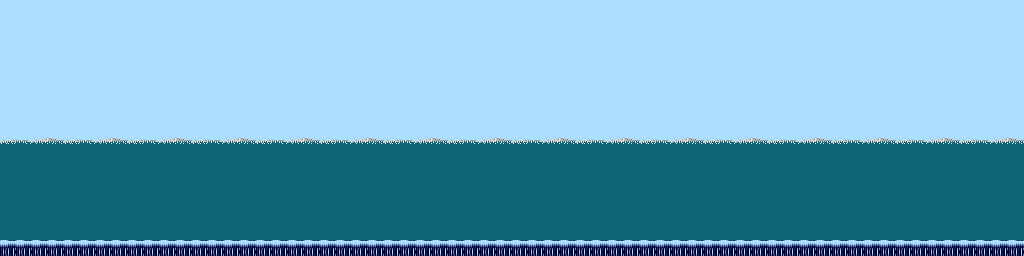

Below is a game level as drawn by its tile map, then a one-line description and the .tmx file that defines it, in full:
An orthogonal 64x16 tile map with 16x16 px tiles, 2 tile layers (layer0, layer1) and 1 object.

<map version="1.10" tiledversion="1.11.2" orientation="orthogonal" renderorder="right-down" width="64" height="16" tilewidth="16" tileheight="16" infinite="0" nextlayerid="3" nextobjectid="1">
 <tileset firstgid="1" name="tiles" tilewidth="16" tileheight="16" tilecount="233" columns="16">
  <image source="lr.png" width="256" height="240" />
  <tile id="25">
   <objectgroup draworder="index" id="2">
    <object id="1" x="0" y="0">
     <polygon points="0,0 16,0 16,16 0,16" />
    </object>
   </objectgroup>
  </tile>
  <tile id="84">
   <animation>
    <frame tileid="84" duration="500" />
    <frame tileid="86" duration="500" />
   </animation>
  </tile>
  <tile id="85">
   <animation>
    <frame tileid="85" duration="500" />
    <frame tileid="87" duration="500" />
   </animation>
  </tile>
  <tile id="86">
   <animation>
    <frame tileid="86" duration="500" />
    <frame tileid="84" duration="500" />
   </animation>
  </tile>
  <tile id="87">
   <animation>
    <frame tileid="87" duration="500" />
    <frame tileid="85" duration="500" />
   </animation>
  </tile>
 </tileset>
 <layer id="1" name="layer0" width="64" height="16">
  <data encoding="csv">
1,1,1,1,1,1,1,1,1,1,1,1,1,1,1,1,1,1,1,1,1,1,1,1,1,1,1,1,1,1,1,1,1,1,1,1,1,1,1,1,1,1,1,1,1,1,1,1,1,1,1,1,1,1,1,1,1,1,1,1,1,1,1,1,
1,1,1,1,1,1,1,1,1,1,1,1,1,1,1,1,1,1,1,1,1,1,1,1,1,1,1,1,1,1,1,1,1,1,1,1,1,1,1,1,1,1,1,1,1,1,1,1,1,1,1,1,1,1,1,1,1,1,1,1,1,1,1,1,
1,1,1,1,1,1,1,1,1,1,1,1,1,1,1,1,1,1,1,1,1,1,1,1,1,1,1,1,1,1,1,1,1,1,1,1,1,1,1,1,1,1,1,1,1,1,1,1,1,1,1,1,1,1,1,1,1,1,1,1,1,1,1,1,
1,1,1,1,1,1,1,1,1,1,1,1,1,1,1,1,1,1,1,1,1,1,1,1,1,1,1,1,1,1,1,1,1,1,1,1,1,1,1,1,1,1,1,1,1,1,1,1,1,1,1,1,1,1,1,1,1,1,1,1,1,1,1,1,
1,1,1,1,1,1,1,1,1,1,1,1,1,1,1,1,1,1,1,1,1,1,1,1,1,1,1,1,1,1,1,1,1,1,1,1,1,1,1,1,1,1,1,1,1,1,1,1,1,1,1,1,1,1,1,1,1,1,1,1,1,1,1,1,
1,1,1,1,1,1,1,1,1,1,1,1,1,1,1,1,1,1,1,1,1,1,1,1,1,1,1,1,1,1,1,1,1,1,1,1,1,1,1,1,1,1,1,1,1,1,1,1,1,1,1,1,1,1,1,1,1,1,1,1,1,1,1,1,
1,1,1,1,1,1,1,1,1,1,1,1,1,1,1,1,1,1,1,1,1,1,1,1,1,1,1,1,1,1,1,1,1,1,1,1,1,1,1,1,1,1,1,1,1,1,1,1,1,1,1,1,1,1,1,1,1,1,1,1,1,1,1,1,
1,1,1,1,1,1,1,1,1,1,1,1,1,1,1,1,1,1,1,1,1,1,1,1,1,1,1,1,1,1,1,1,1,1,1,1,1,1,1,1,1,1,1,1,1,1,1,1,1,1,1,1,1,1,1,1,1,1,1,1,1,1,1,1,
89,89,89,89,89,89,89,89,89,89,89,89,89,89,89,89,89,89,89,89,89,89,89,89,89,89,89,89,89,89,89,89,89,89,89,89,89,89,89,89,89,89,89,89,89,89,89,89,89,89,89,89,89,89,89,89,89,89,89,89,89,89,89,89,
12,12,12,12,12,12,12,12,12,12,12,12,12,12,12,12,12,12,12,12,12,12,12,12,12,12,12,12,12,12,12,12,12,12,12,12,12,12,12,12,12,12,12,12,12,12,12,12,12,12,12,12,12,12,12,12,12,12,12,12,12,12,12,12,
12,12,12,12,12,12,12,12,12,12,12,12,12,12,12,12,12,12,12,12,12,12,12,12,12,12,12,12,12,12,12,12,12,12,12,12,12,12,12,12,12,12,12,12,12,12,12,12,12,12,12,12,12,12,12,12,12,12,12,12,12,12,12,12,
12,12,12,12,12,12,12,12,12,12,12,12,12,12,12,12,12,12,12,12,12,12,12,12,12,12,12,12,12,12,12,12,12,12,12,12,12,12,12,12,12,12,12,12,12,12,12,12,12,12,12,12,12,12,12,12,12,12,12,12,12,12,12,12,
12,12,12,12,12,12,12,12,12,12,12,12,12,12,12,12,12,12,12,12,12,12,12,12,12,12,12,12,12,12,12,12,12,12,12,12,12,12,12,12,12,12,12,12,12,12,12,12,12,12,12,12,12,12,12,12,12,12,12,12,12,12,12,12,
12,12,12,12,12,12,12,12,12,12,12,12,12,12,12,12,12,12,12,12,12,12,12,12,12,12,12,12,12,12,12,12,12,12,12,12,12,12,12,12,12,12,12,12,12,12,12,12,12,12,12,12,12,12,12,12,12,12,12,12,12,12,12,12,
12,12,12,12,12,12,12,12,12,12,12,12,12,12,12,12,12,12,12,12,12,12,12,12,12,12,12,12,12,12,12,12,12,12,12,12,12,12,12,12,12,12,12,12,12,12,12,12,12,12,12,12,12,12,12,12,12,12,12,12,12,12,12,12,
26,26,26,26,26,26,26,26,26,26,26,26,26,26,26,26,26,26,26,26,26,26,26,26,26,26,26,26,26,26,26,26,26,26,26,26,26,26,26,26,26,26,26,26,26,26,26,26,26,26,26,26,26,26,26,26,26,26,26,26,26,26,26,26
</data>
 </layer>
 <layer id="2" name="layer1" width="64" height="16">
  <properties>
   <property name="priority" type="bool" value="true" />
  </properties>
  <data encoding="csv">
0,0,0,0,0,0,0,0,0,0,0,0,0,0,0,0,0,0,0,0,0,0,0,0,0,0,0,0,0,0,0,0,0,0,0,0,0,0,0,0,0,0,0,0,0,0,0,0,0,0,0,0,0,0,0,0,0,0,0,0,0,0,0,0,
0,0,0,0,0,0,0,0,0,0,0,0,0,0,0,0,0,0,0,0,0,0,0,0,0,0,0,0,0,0,0,0,0,0,0,0,0,0,0,0,0,0,0,0,0,0,0,0,0,0,0,0,0,0,0,0,0,0,0,0,0,0,0,0,
0,0,0,0,0,0,0,0,0,0,0,0,0,0,0,0,0,0,0,0,0,0,0,0,0,0,0,0,0,0,0,0,0,0,0,0,0,0,0,0,0,0,0,0,0,0,0,0,0,0,0,0,0,0,0,0,0,0,0,0,0,0,0,0,
0,0,0,0,0,0,0,0,0,0,0,0,0,0,0,0,0,0,0,0,0,0,0,0,0,0,0,0,0,0,0,0,0,0,0,0,0,0,0,0,0,0,0,0,0,0,0,0,0,0,0,0,0,0,0,0,0,0,0,0,0,0,0,0,
0,0,0,0,0,0,0,0,0,0,0,0,0,0,0,0,0,0,0,0,0,0,0,0,0,0,0,0,0,0,0,0,0,0,0,0,0,0,0,0,0,0,0,0,0,0,0,0,0,0,0,0,0,0,0,0,0,0,0,0,0,0,0,0,
0,0,0,0,0,0,0,0,0,0,0,0,0,0,0,0,0,0,0,0,0,0,0,0,0,0,0,0,0,0,0,0,0,0,0,0,0,0,0,0,0,0,0,0,0,0,0,0,0,0,0,0,0,0,0,0,0,0,0,0,0,0,0,0,
0,0,0,0,0,0,0,0,0,0,0,0,0,0,0,0,0,0,0,0,0,0,0,0,0,0,0,0,0,0,0,0,0,0,0,0,0,0,0,0,0,0,0,0,0,0,0,0,0,0,0,0,0,0,0,0,0,0,0,0,0,0,0,0,
0,0,0,0,0,0,0,0,0,0,0,0,0,0,0,0,0,0,0,0,0,0,0,0,0,0,0,0,0,0,0,0,0,0,0,0,0,0,0,0,0,0,0,0,0,0,0,0,0,0,0,0,0,0,0,0,0,0,0,0,0,0,0,0,
85,86,87,88,85,86,87,88,85,86,87,88,85,86,87,88,85,86,87,88,85,86,87,88,85,86,87,88,85,86,87,88,85,86,87,88,85,86,87,88,85,86,87,88,85,86,87,88,85,86,87,88,85,86,87,88,85,86,87,88,85,86,87,88,
0,0,0,0,0,0,0,0,0,0,0,0,0,0,0,0,0,0,0,0,0,0,0,0,0,0,0,0,0,0,0,0,0,0,0,0,0,0,0,0,0,0,0,0,0,0,0,0,0,0,0,0,0,0,0,0,0,0,0,0,0,0,0,0,
0,0,0,0,0,0,0,0,0,0,0,0,0,0,0,0,0,0,0,0,0,0,0,0,0,0,0,0,0,0,0,0,0,0,0,0,0,0,0,0,0,0,0,0,0,0,0,0,0,0,0,0,0,0,0,0,0,0,0,0,0,0,0,0,
0,0,0,0,0,0,0,0,0,0,0,0,0,0,0,0,0,0,0,0,0,0,0,0,0,0,0,0,0,0,0,0,0,0,0,0,0,0,0,0,0,0,0,0,0,0,0,0,0,0,0,0,0,0,0,0,0,0,0,0,0,0,0,0,
0,0,0,0,0,0,0,0,0,0,0,0,0,0,0,0,0,0,0,0,0,0,0,0,0,0,0,0,0,0,0,0,0,0,0,0,0,0,0,0,0,0,0,0,0,0,0,0,0,0,0,0,0,0,0,0,0,0,0,0,0,0,0,0,
0,0,0,0,0,0,0,0,0,0,0,0,0,0,0,0,0,0,0,0,0,0,0,0,0,0,0,0,0,0,0,0,0,0,0,0,0,0,0,0,0,0,0,0,0,0,0,0,0,0,0,0,0,0,0,0,0,0,0,0,0,0,0,0,
0,0,0,0,0,0,0,0,0,0,0,0,0,0,0,0,0,0,0,0,0,0,0,0,0,0,0,0,0,0,0,0,0,0,0,0,0,0,0,0,0,0,0,0,0,0,0,0,0,0,0,0,0,0,0,0,0,0,0,0,0,0,0,0,
0,0,0,0,0,0,0,0,0,0,0,0,0,0,0,0,0,0,0,0,0,0,0,0,0,0,0,0,0,0,0,0,0,0,0,0,0,0,0,0,0,0,0,0,0,0,0,0,0,0,0,0,0,0,0,0,0,0,0,0,0,0,0,0
</data>
 </layer>
</map>
